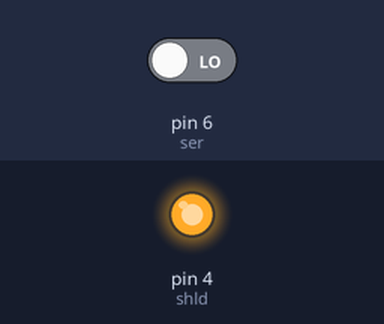
This sketch was run on a simulated Arduino Uno, built with avr-gcc and run on an emulated ATmega328P. Shown: output pins drawn as LEDs (lit = HIGH). The inputs (shaded band) are chosen by the test bench; at power-on: pin 6 (ser) LOW. Pins used as bus, display or sensor lines are not drawn; what the sketch prints to the serial monitor is not drawn.

Above: at 1.2 s.
1.3 s: pin 6 (ser) driven HIGH
Timing chart, 0 to 4.3 s (numbered marks = the images above; inputs shaded):
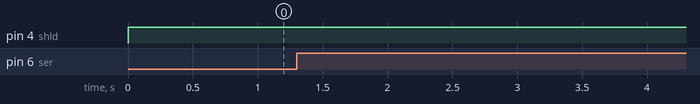

The sketch:

readButtons.ino
```cpp
#define clk 2
#define shld 4
#define ser 6

const int readDelay = 1;

int values[8];

void setup() {

  Serial.begin(9600);

  pinMode(clk, OUTPUT);
  pinMode(shld, OUTPUT);
  pinMode(ser, INPUT);

  digitalWrite(clk, LOW);
  digitalWrite(shld, HIGH);

}

void loop() {
  digitalWrite(shld, LOW);
  digitalWrite(shld, HIGH);

  for(int i = 0; i < 8; i++){
    values[i] = digitalRead(ser);
    //delay(readDelay);
    digitalWrite(clk, HIGH);
    digitalWrite(clk, LOW);
  }


  for(int i = 0; i < 8; i++){
    if(values[i] == 0){
      Serial.print("O");
    } else {
      Serial.print("X");
    }
  }
  Serial.println();

  delay(100);

}
```
